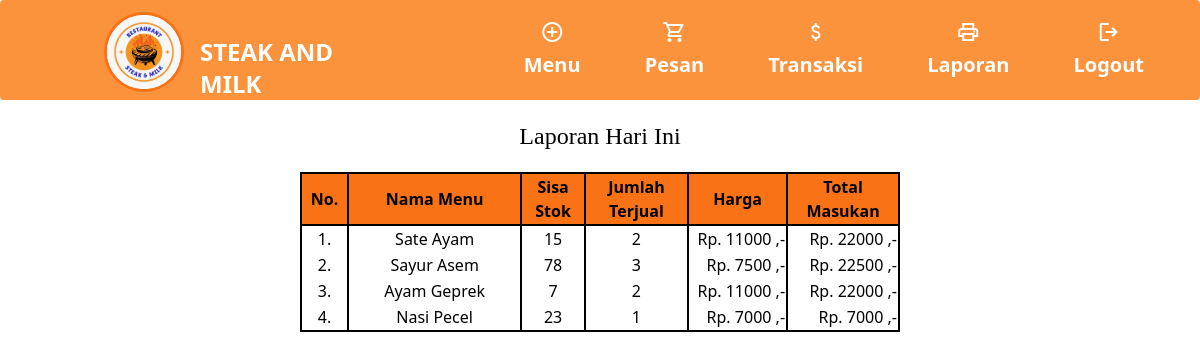
/generate_laporan.php (signed in), run on the app's committed database.
### tables this page shows
CREATE TABLE `user` (
  `id_user` int(11) NOT NULL,
  `username` varchar(150) NOT NULL,
  `password` varchar(150) NOT NULL,
  `nama_user` varchar(150) NOT NULL,
  `id_level` int(11) NOT NULL,
  `status` varchar(150) NOT NULL,
  `role` varchar(20) NOT NULL
);

CREATE TABLE `tb_masakan` (
  `id_masakan` int(11) NOT NULL,
  `nama_masakan` varchar(150) NOT NULL,
  `harga` varchar(150) NOT NULL,
  `stok` int(11) NOT NULL,
  `status_masakan` varchar(150) NOT NULL,
  `gambar_masakan` varchar(150) NOT NULL
);

### generate_laporan.php (the view, shortened to what this page needs)
<!DOCTYPE html>
<?php
include "connection/koneksi.php";
include "topbar.php";
$id = $_SESSION['id_user'];
if(isset ($_SESSION['username'])){
  $query = "select * from user natural join tb_level where id_user = $id";
  mysqli_query($conn, $query);
  $sql = mysqli_query($conn, $query);
  while($r = mysqli_fetch_array($sql)){
?>
<html lang="en">
<head>
<script src="https://cdn.tailwindcss.com"></script>
<link href="template/dashboard/font-awesome/css/font-awesome.css" rel="stylesheet" />
</head>
<body>
<div id="content">
  <div class="container-fluid">
    <?php
      if($r['id_level'] == 1 || $r['id_level'] == 2 || $r['id_level'] == 3 || $r['id_level'] == 4){
    ?>
    <div class="my-5">
      <div class="span9">
        <div class="widget-box">
          <div class="text-center mb-5 font-serif text-2xl">
            <h5>Laporan Hari Ini</h5>
          </div>
          <div class="mx-[300px]" >
            <table class="border-2 border-black">
              <thead>
                <tr class="bg-orange-500">
                  <th class="w-16  border-r-2 border-black">No.</th>
                  <th class="w-[300px] border-r-2 border-black">Nama Menu</th>
                  <th class="w-[90px] border-r-2 border-black">Sisa Stok</th>
                  <th class="w-[150px] border-r-2 border-black">Jumlah Terjual</th>
                  <th class="w-[150px] border-r-2 border-black">Harga</th>
                  <th class="w-[150px] border-r-2 border-black">Total Masukan</th>
                </tr>
              </thead>
              <?php
                $no = 1;
                $query_lihat_menu = "select * from tb_masakan";
                $sql_lihat_menu = mysqli_query($conn, $query_lihat_menu);
              ?>
              <tbody class="border-black border-2">
              <?php
                while($r_lihat_menu = mysqli_fetch_array($sql_lihat_menu)){
              ?>
                <tr>
                  <td><center><?php echo $no++;?>.</center></td>
                  <td class="text-center border-x-2 border-black"><?php echo $r_lihat_menu['nama_masakan'];?></td>
                  <td class="text-center border-x-2 border-black"><center><?php echo $r_lihat_menu['stok'];?></center></td>
                  <td class="text-center border-x-2 border-black">
                    <center>
                      <?php
                        $id_masakan = $r_lihat_menu['id_masakan'];
                        $query_jumlah = "select sum(jumlah_terjual) as jumlah_terjual from tb_stok left join tb_pesan on tb_stok.id_pesan = tb_pesan.id_pesan where id_masakan = $id_masakan and status_cetak = 'belum cetak'";
                        $sql_jumlah = mysqli_query($conn, $query_jumlah);
                        $result_jumlah = mysqli_fetch_array($sql_jumlah);
                        if($result_jumlah['jumlah_terjual'] != 0 || $result_jumlah['jumlah_terjual'] != null || $result_jumlah['jumlah_terjual'] != ""){
                          $jml = $result_jumlah['jumlah_terjual'];
                          echo $jml;
                        } else {
                          $jml = 0;
                          echo $jml;
                        }
                      ?>
                    </center>
                  </td>
                  <td style="text-align: right" class="text-center border-x-2 border-black">Rp. <?php echo $r_lihat_menu['harga'];?> ,-</td>
                  <td style="text-align: right" class="text-center border-x-2 border-black">Rp.
                      <?php
                        $id_masakan = $r_lihat_menu['id_masakan'];
                        $query_jumlah = "select sum(jumlah_terjual) as jumlah_terjual from tb_stok left join tb_pesan on tb_stok.id_pesan = tb_pesan.id_pesan where id_masakan = $id_masakan and status_cetak = 'belum cetak'";
                        $sql_jumlah = mysqli_query($conn, $query_jumlah);
                        $result_jumlah = mysqli_fetch_array($sql_jumlah);
                        if($result_jumlah['jumlah_terjual'] != 0 || $result_jumlah['jumlah_terjual'] != null || $result_jumlah['jumlah_terjual'] != ""){
                          $jml = $result_jumlah['jumlah_terjual'] * $r_lihat_menu['harga'];
                          echo $jml;
                        } else {
                          $jml = $result_jumlah['jumlah_terjual'] * $r_lihat_menu['harga'];
                          echo $jml;
                        }
                      ?>
                   ,-</td>
                </tr>
              <?php
                }
              ?>
              </tbody>
            </table>
          </div>
        </div>
      </div>
    </div>
    <?php
      }
    ?>
  </div>
</div>
</body>
</html>
<?php
  }
} else {
  header('location: logout.php');
}
?>

### data on the page
tb_masakan: nama_masakan "Sate Ayam", stok "15", jml "2", harga "11000", jml "22000"
tb_masakan: nama_masakan "Sayur Asem", stok "78", jml "3", harga "7500", jml "22500"
tb_masakan: nama_masakan "Ayam Geprek", stok "7", jml "2", harga "11000", jml "22000"
tb_masakan: nama_masakan "Nasi Pecel", stok "23", jml "1", harga "7000", jml "7000"
